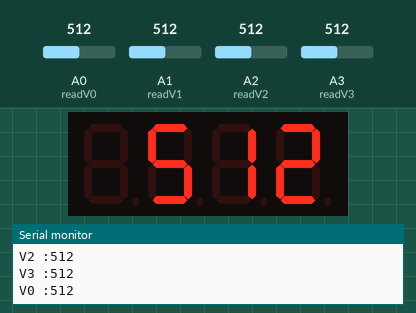
Recording of a sketch running on a simulated SparkFun Pro Micro, built with avr-gcc and run on an emulated ATmega32U4. Parts: 4-digit seven-segment display, the last lines printed to the serial monitor. The inputs (shaded band) are chosen by the test bench; at power-on: A0 (readV0) = 512, A1 (readV1) = 512, A2 (readV2) = 512, A3 (readV3) = 512.

Above: at 12.9 s.
13.0 s: A0 (readV0) set to 716
At 24.9 s:
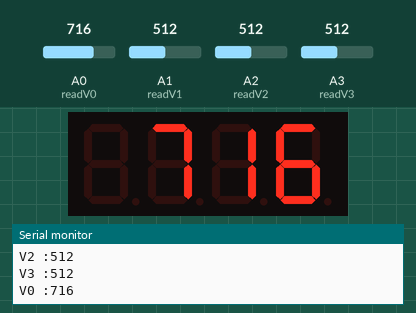
25.7 s: A1 (readV1) set to 306
At 28.0 s:
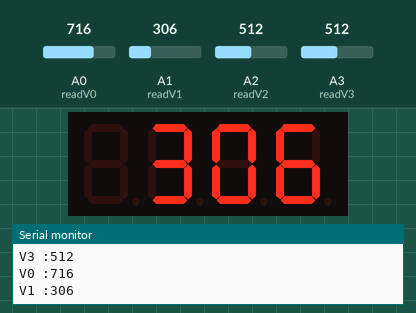
34.7 s: A2 (readV2) set to 992
At 43.4 s:
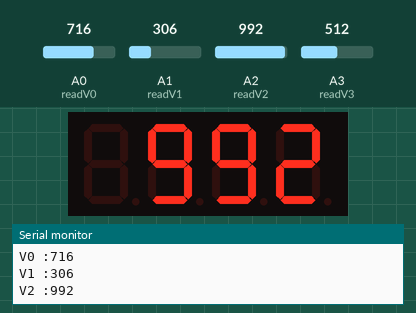
46.8 s: A3 (readV3) set to 30
At 58.8 s:
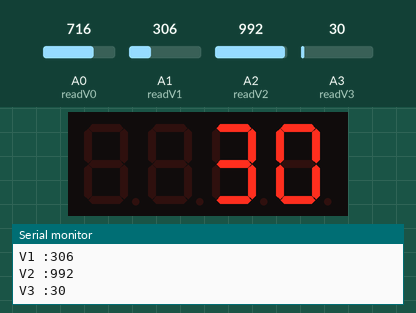
Timing chart, 0 to 60.3 s (numbered marks = the images above; inputs shaded):
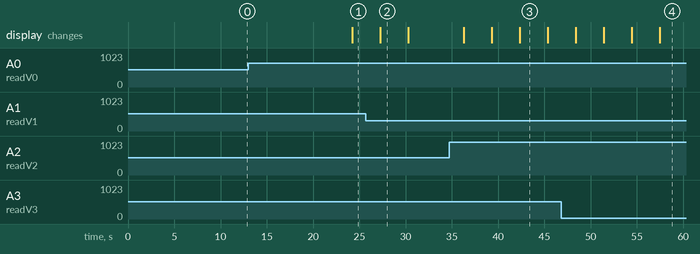

The sketch:

TM1637dot.ino
```cpp
/*  https://github.com/avishorp/TM1637
    https://robojax.com/learn/arduino/robojax-TM1637_display_manual.pdf
    [ATmega32U4 Pinout]
              ----------
        TX=1-| ProMicro |-RAW
        RX=0-|          |-GND
         GND-|          |-RST
         GND-|          |-VCC
       SDA=2-|          |-21=A3
    SCL=3(~)-|          |-20=A2
        A6=4-|          |-19=A1
        5(~)-|          |-18=A0
     A7=6(~)-|          |-15=SCLK
           7-|          |-14=MISO
        A8=8-|          |-16=MOSI
     A9=9(~)-|          |-10(~)=A10
              ----------
*/
#include <TM1637Display.h>

// Module connection pins (Digital Pins)
#define CLK 4
#define DIO 5

#define readV0  A0
#define readV1  A1
#define readV2  A2
#define readV3  A3

// The amount of time (in milliseconds) between tests
#define DELAY   3000

TM1637Display display(CLK, DIO);

unsigned int V0 = 0;
unsigned int V1 = 0;
unsigned int V2 = 0;
unsigned int V3 = 0;

void setup()
{
  Serial.begin(115200);
  display.setBrightness(7); // 0~7, 7(maxBright)
  display.clear();

  pinMode(readV0, INPUT);
  pinMode(readV1, INPUT);
  pinMode(readV2, INPUT);
  pinMode(readV3, INPUT);
}

void loop()
{
  V0 = analogRead(readV0);
  display.showNumberDec(V0, false);
  Serial.print("V0 :");
  Serial.println(V0);
  delay(DELAY);

  V1 = analogRead(readV1);
  display.showNumberDec(V1, false);
  Serial.print("V1 :");
  Serial.println(V1);
  delay(DELAY);

  V2 = analogRead(readV2);
  display.showNumberDec(V2, false);
  Serial.print("V2 :");
  Serial.println(V2);
  delay(DELAY);

  V3 = analogRead(readV3);
  display.showNumberDec(V3, false);
  Serial.print("V3 :");
  Serial.println(V3);
  delay(DELAY);
}
```

Measured:
- after the input at 13.0 s, the display: changes after 11.2 s (image 1)
- after the input at 25.7 s, the display: changes after 1.5 s (image 2)
- what the display in image 2 shows lasts 3.1 s, from 27.2 s to 30.3 s
